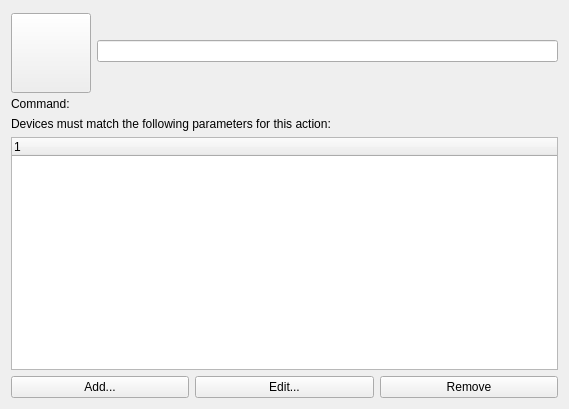
<?xml version="1.0" encoding="UTF-8"?>
<ui version="4.0">
 <class>SolidActionEdit</class>
 <widget class="QWidget" name="SolidActionEdit">
  <property name="geometry">
   <rect>
    <x>0</x>
    <y>0</y>
    <width>569</width>
    <height>409</height>
   </rect>
  </property>
  <layout class="QGridLayout" name="gridLayout_2">
   <item row="0" column="0">
    <layout class="QGridLayout" name="GlActionIconName">
     <item row="0" column="0">
      <widget class="KIconButton" name="IbActionIcon">
       <property name="sizePolicy">
        <sizepolicy hsizetype="Fixed" vsizetype="Fixed">
         <horstretch>0</horstretch>
         <verstretch>0</verstretch>
        </sizepolicy>
       </property>
       <property name="minimumSize">
        <size>
         <width>80</width>
         <height>80</height>
        </size>
       </property>
       <property name="maximumSize">
        <size>
         <width>75</width>
         <height>75</height>
        </size>
       </property>
       <property name="toolTip">
        <string>Action icon, click to change it</string>
       </property>
      </widget>
     </item>
     <item row="0" column="1">
      <widget class="KLineEdit" name="LeActionFriendlyName">
       <property name="toolTip">
        <string>Action name</string>
       </property>
      </widget>
     </item>
    </layout>
   </item>
   <item row="1" column="0">
    <layout class="QGridLayout" name="GlActionCommand">
     <item row="0" column="0">
      <widget class="QLabel" name="TlActionCommand">
       <property name="minimumSize">
        <size>
         <width>80</width>
         <height>0</height>
        </size>
       </property>
       <property name="text">
        <string>Command: </string>
       </property>
      </widget>
     </item>
     <item row="0" column="1">
      <widget class="KUrlRequester" name="LeActionCommand">
       <property name="toolTip">
        <string>Command that will trigger the action
This can include any or all of the following case insensitive expands:

%f: The mountpoint for the device - Storage Access devices only
%d: Path to the device node - Block devices only
%i: The identifier of the device</string>
       </property>
      </widget>
     </item>
    </layout>
   </item>
   <item row="2" column="0">
    <layout class="QGridLayout" name="gridLayout">
     <item row="0" column="0" colspan="3">
      <widget class="QLabel" name="TlSolidPredicate">
       <property name="minimumSize">
        <size>
         <width>80</width>
         <height>0</height>
        </size>
       </property>
       <property name="text">
        <string>Devices must match the following parameters for this action:</string>
       </property>
      </widget>
     </item>
     <item row="1" column="0" colspan="3">
      <widget class="QTreeWidget" name="TwSolidRequirements">
       <column>
        <property name="text">
         <string>1</string>
        </property>
       </column>
      </widget>
     </item>
     <item row="2" column="0">
      <widget class="KPushButton" name="PbAddRequirement">
       <property name="toolTip">
        <string>Add a new requirement</string>
       </property>
       <property name="text">
        <string>Add...</string>
       </property>
      </widget>
     </item>
     <item row="2" column="1">
      <widget class="KPushButton" name="PbEditRequirement">
       <property name="toolTip">
        <string>Edit current requirement</string>
       </property>
       <property name="text">
        <string>Edit...</string>
       </property>
      </widget>
     </item>
     <item row="2" column="2">
      <widget class="KPushButton" name="PbRemoveRequirement">
       <property name="toolTip">
        <string>Remove current requirement</string>
       </property>
       <property name="text">
        <string>Remove</string>
       </property>
      </widget>
     </item>
    </layout>
   </item>
  </layout>
 </widget>
 <customwidgets>
  <customwidget>
   <class>KIconButton</class>
   <extends>QPushButton</extends>
   <header>kicondialog.h</header>
  </customwidget>
  <customwidget>
   <class>KLineEdit</class>
   <extends>QLineEdit</extends>
   <header>klineedit.h</header>
  </customwidget>
  <customwidget>
   <class>KPushButton</class>
   <extends>QPushButton</extends>
   <header>kpushbutton.h</header>
  </customwidget>
  <customwidget>
   <class>KUrlRequester</class>
   <extends>QFrame</extends>
   <header>kurlrequester.h</header>
  </customwidget>
 </customwidgets>
 <resources/>
 <connections/>
</ui>
